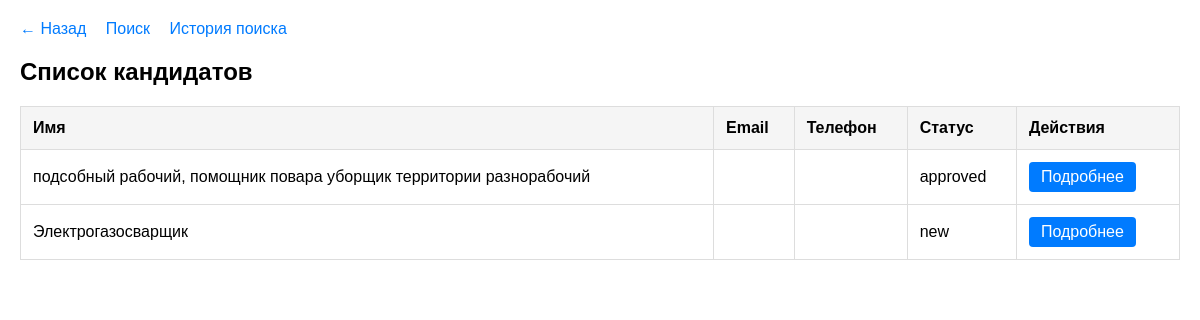
The page /candidates (signed in) on the database its author committed.
### models.py (models this page shows)
class Candidate(Base):
    __tablename__ = "candidates"
    id = Column(Integer, primary_key=True, index=True)
    name = Column(String)
    email = Column(String)
    phone = Column(String)
    resume_text = Column(Text)
    status = Column(String, default="new")
    notes = Column(Text)
    test_results = Column(Text, nullable=True)
    video_interview_notes = Column(Text, nullable=True)
    created_at = Column(DateTime, default=datetime.utcnow)
    updated_at = Column(DateTime, default=datetime.utcnow, onupdate=datetime.utcnow)
    user_id = Column(Integer, ForeignKey("users.id"))
    user = relationship("User", back_populates="candidates")
    status_update_date = Column(DateTime, default=datetime.utcnow, onupdate=datetime.utcnow)

### main.py (the view)
@app.get("/candidates", response_class=HTMLResponse)
def list_candidates(
    request: Request,
    db: Session = Depends(get_db),
    current_user: models.User = Depends(get_current_user)
):
    candidates = db.query(models.Candidate).filter(models.Candidate.user_id == current_user.id).all()
    return templates.TemplateResponse("candidates.html", {
        "request": request,
        "candidates": candidates
    })

### templates/candidates.html (shortened to what this page needs)
<!DOCTYPE html>
<html>
<head>
</head>
<body>
  <div class="nav-links">
    <a href="/dashboard">← Назад</a>
    <a href="/search">Поиск</a>
    <a href="/history">История поиска</a>
  </div>
  <h2>Список кандидатов</h2>
  <table>
    <tr>
      <th>Имя</th>
      <th>Email</th>
      <th>Телефон</th>
      <th>Статус</th>
      <th>Действия</th>
    </tr>
    {% for candidate in candidates %}
    <tr>
      <td>{{ candidate.name }}</td>
      <td>{{ candidate.email }}</td>
      <td>{{ candidate.phone }}</td>
      <td>{{ candidate.status }}</td>
      <td>
        <a href="/candidates/{{ candidate.id }}" class="action-button">Подробнее</a>
      </td>
    </tr>
    {% endfor %}
  </table>
</body>
</html>

### templates/candidates.html (style rules this page uses)
body { font-family: Arial, sans-serif; max-width: 1200px; margin: 0 auto; padding: 20px; }
.nav-links { margin-bottom: 20px; }
.nav-links a { margin-right: 15px; text-decoration: none; color: #007bff; }
table { width: 100%; border-collapse: collapse; margin-top: 20px; }
th, td { padding: 12px; text-align: left; border: 1px solid #ddd; }
th { background-color: #f5f5f5; }
.action-button { display: inline-block; padding: 6px 12px; background: #007bff; color: white; text-decoration: none; border-radius: 4px; margin-right: 5px; }

### rows shown on the page
Candidate: name "подсобный рабочий, помощник повара уборщик территории разнорабочий", status "approved"
Candidate: name "Электрогазосварщик", status "new"
